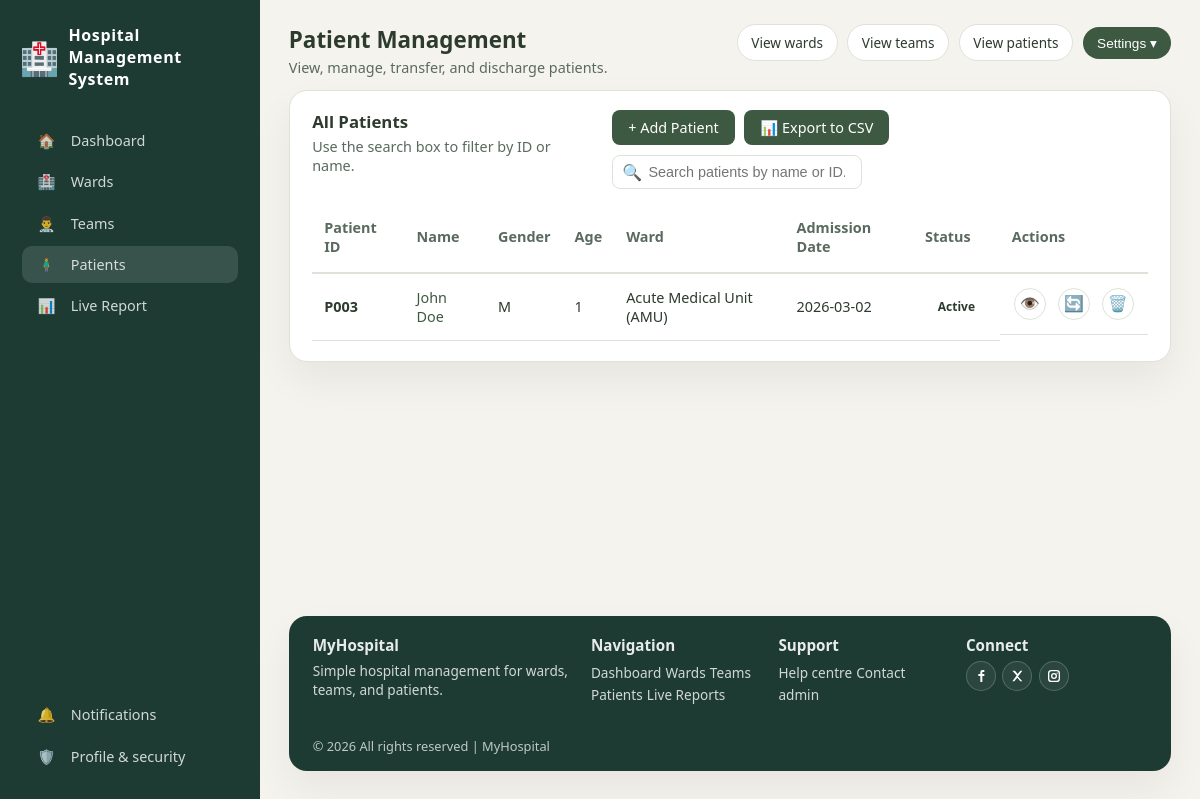
/patients (signed in), run on an earlier commit of the app's database.
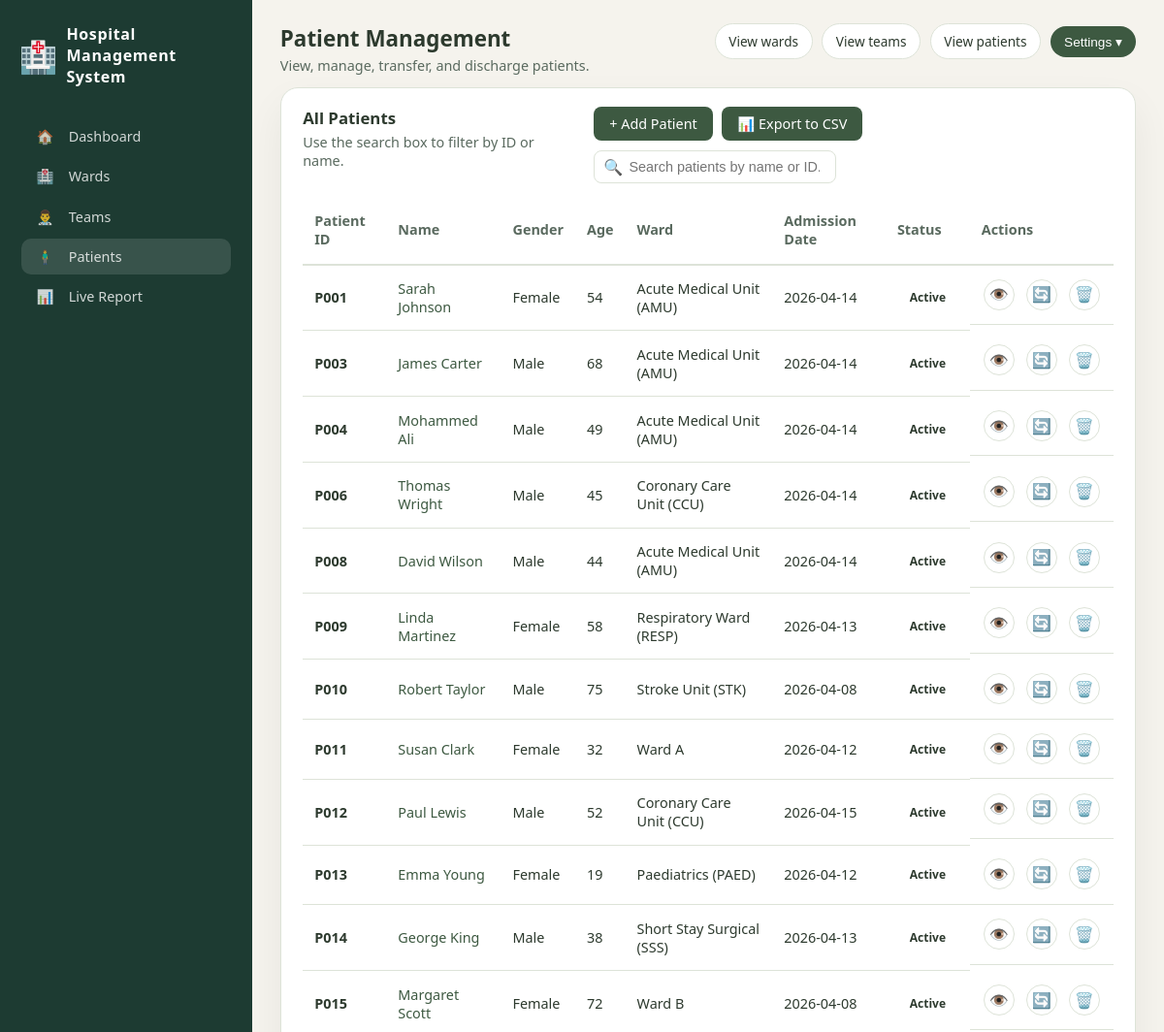
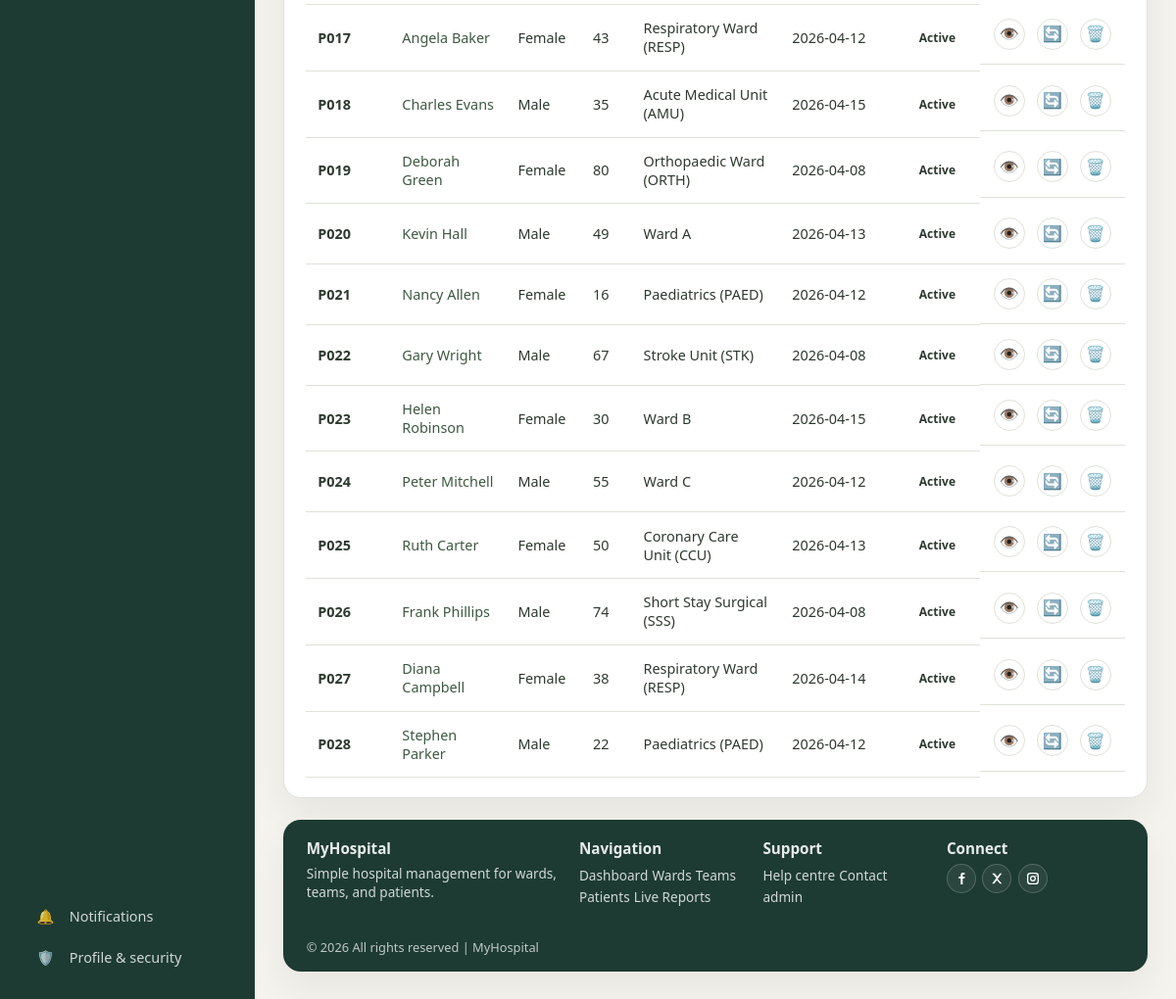
And on a later commit of the database (2 pictures, top to bottom).
### tables this page shows
CREATE TABLE patients (
            id INTEGER PRIMARY KEY AUTOINCREMENT,
            name TEXT NOT NULL,
            dob TEXT,
            age INTEGER,
            gender TEXT,
            nhs_number TEXT,
            phone TEXT,
            address TEXT,
            admission_datetime TEXT NOT NULL,
            ward_id INTEGER,
            bed TEXT NOT NULL,
            doctor_id INTEGER,
            diagnosis TEXT NOT NULL,
            notes TEXT,
            status TEXT DEFAULT 'Active',
            discharged_at TIMESTAMP,
            created_at TIMESTAMP DEFAULT CURRENT_TIMESTAMP,
            FOREIGN KEY (ward_id) REFERENCES wards (id),
            FOREIGN KEY (doctor_id) REFERENCES doctors (id)
        );

CREATE TABLE wards (
            id INTEGER PRIMARY KEY AUTOINCREMENT,
            name TEXT NOT NULL,
            code TEXT,
            type TEXT,
            capacity INTEGER NOT NULL,
            occupied INTEGER DEFAULT 0,
            lead_consultant TEXT,
            status TEXT DEFAULT 'active',
            gender_type TEXT DEFAULT 'Mixed',
            created_at TIMESTAMP DEFAULT CURRENT_TIMESTAMP
        );

### app.py (the view)
@app.route("/patients")
@login_required
def patients_page():
    conn = get_db_connection()
    patients = conn.execute("""
        SELECT p.*, w.name as ward_name, d.name as doctor_name
        FROM patients p
        LEFT JOIN wards w ON p.ward_id = w.id
        LEFT JOIN doctors d ON p.doctor_id = d.id
        WHERE p.status = 'Active'
        ORDER BY p.created_at DESC
    """).fetchall()
    wards = conn.execute("SELECT id, name, gender_type FROM wards WHERE status='active'").fetchall()
    doctors = conn.execute("SELECT id, name FROM doctors WHERE on_duty=1").fetchall()
    conn.close()
    return render_template("patient.html", patients=patients, wards=wards, doctors=doctors, now=datetime.now)

### app.py (called while the page is built)
@app.context_processor
def inject_user():
    return dict(user_role=session.get('role'), user_id=session.get('user_id'))

def login_required(f):
    @wraps(f)
    def decorated(*args, **kwargs):
        if not session.get("user_id"):
            return redirect(url_for("login_page"))
        return f(*args, **kwargs)
    return decorated

def get_db_connection():
    conn = sqlite3.connect(DATABASE_PATH)
    conn.row_factory = sqlite3.Row
    return conn

### templates/patient.html (shortened to what this page needs)
{% extends "base.html" %}
{% block extra_css %}
<link rel="stylesheet" href="/static/css/patient.css">
{% endblock %}
{% block active_patients %}active{% endblock %}
{% block page_title %}Patient Management{% endblock %}
{% block page_subtitle %}View, manage, transfer, and discharge patients.{% endblock %}
{% block top_actions %}
{{ super() }}
{% endblock %}
{% block content %}
<section class="table-card">
  <div class="table-card-header">
    <div>
      <h2>All Patients</h2>
      <p>Use the search box to filter by ID or name.</p>
    </div>
    <div class="table-actions">
      {% if user_role == 'admin' %}
      <a href="/patients/add" class="primary-btn">+ Add Patient</a>
      <a href="/reports/generate" class="primary-btn">📊 Export to CSV</a>
      {% endif %}
      <div class="search-wrapper">
        <span class="search-icon">🔍</span>
        <input type="text" id="searchInput" placeholder="Search patients by name or ID..." autocomplete="off" />
      </div>
    </div>
  </div>
  <div class="table-scroll">
    <table class="data-table" id="patientTable">
      <thead>
        <tr>
          <th>Patient ID</th>
          <th>Name</th>
          <th>Gender</th>
          <th>Age</th>
          <th>Ward</th>
          <th>Admission Date</th>
          <th>Status</th>
          <th>Actions</th>
        </tr>
      </thead>
      <tbody>
        {% for p in patients %}
        <tr>
          <td><strong>P{{ '%03d' % p.id }}</strong></td>
          <td><a href="{{ url_for('patient_detail', patient_id=p.id) }}" class="patient-link">{{ p.name }}</a></td>
          <td>{{ p.gender }}</td>
          <td>{{ p.age }}</td>
          <td>{{ p.ward_name or '—' }}</td>
          <td>{{ p.admission_datetime[:10] if p.admission_datetime else '—' }}</td>
          <td><span class="status-badge {{ p.status|lower }}">{{ p.status }}</span></td>
          <td class="actions">
            <button onclick="viewPatient('{{ p.id }}')" class="btn-action btn-view" title="View Details">👁️</button>
            {% if user_role == 'admin' %}
            <button data-patient-id="{{ p.id }}" data-patient-name="{{ p.name|e }}"
              data-patient-gender="{{ p.gender|e }}" data-current-ward="{{ (p.ward_name or '')|e }}"
              class="btn-action btn-transfer" onclick="openTransferModal(this)" title="Transfer">🔄</button>
            <button onclick="dischargePatient('{{ p.id }}', '{{ p.name|e }}')" class="btn-action btn-discharge"
              title="Discharge">🗑️</button>
            {% endif %}
          </td>
        </tr>
        {% endfor %}
      </tbody>
    </table>
  </div>
</section>
<br>
{% endblock %}

What changed in the data, as far as the page shows it:
added patients: id "001", name "Sarah Johnson", gender "Female", age "54", name "Acute Medical Unit (AMU)", admission_datetime "2026-04-14", status "Active"
changed patients "003": name "John Doe" → "James Carter"; gender "M" → "Male"; age "1" → "68"; admission_datetime "2026-03-02" → "2026-04-14"
added patients: id "004", name "Mohammed Ali", gender "Male", age "49", name "Acute Medical Unit (AMU)", admission_datetime "2026-04-14", status "Active"
added patients: id "006", name "Thomas Wright", gender "Male", age "45", name "Coronary Care Unit (CCU)", admission_datetime "2026-04-14", status "Active"
added patients: id "008", name "David Wilson", gender "Male", age "44", name "Acute Medical Unit (AMU)", admission_datetime "2026-04-14", status "Active"
added patients: id "009", name "Linda Martinez", gender "Female", age "58", name "Respiratory Ward (RESP)", admission_datetime "2026-04-13", status "Active"
added patients: id "010", name "Robert Taylor", gender "Male", age "75", name "Stroke Unit (STK)", admission_datetime "2026-04-08", status "Active"
added patients: id "011", name "Susan Clark", gender "Female", age "32", name "Ward A", admission_datetime "2026-04-12", status "Active"
added patients: id "012", name "Paul Lewis", gender "Male", age "52", name "Coronary Care Unit (CCU)", admission_datetime "2026-04-15", status "Active"
added patients: id "013", name "Emma Young", gender "Female", age "19", name "Paediatrics (PAED)", admission_datetime "2026-04-12", status "Active"
added patients: id "014", name "George King", gender "Male", age "38", name "Short Stay Surgical (SSS)", admission_datetime "2026-04-13", status "Active"
added patients: id "015", name "Margaret Scott", gender "Female", age "72", name "Ward B", admission_datetime "2026-04-08", status "Active"
added patients: id "017", name "Angela Baker", gender "Female", age "43", name "Respiratory Ward (RESP)", admission_datetime "2026-04-12", status "Active"
added patients: id "018", name "Charles Evans", gender "Male", age "35", name "Acute Medical Unit (AMU)", admission_datetime "2026-04-15", status "Active"
added patients: id "019", name "Deborah Green", gender "Female", age "80", name "Orthopaedic Ward (ORTH)", admission_datetime "2026-04-08", status "Active"
added patients: id "020", name "Kevin Hall", gender "Male", age "49", name "Ward A", admission_datetime "2026-04-13", status "Active"
added patients: id "021", name "Nancy Allen", gender "Female", age "16", name "Paediatrics (PAED)", admission_datetime "2026-04-12", status "Active"
added patients: id "022", name "Gary Wright", gender "Male", age "67", name "Stroke Unit (STK)", admission_datetime "2026-04-08", status "Active"
added patients: id "023", name "Helen Robinson", gender "Female", age "30", name "Ward B", admission_datetime "2026-04-15", status "Active"
added patients: id "024", name "Peter Mitchell", gender "Male", age "55", name "Ward C", admission_datetime "2026-04-12", status "Active"
added patients: id "025", name "Ruth Carter", gender "Female", age "50", name "Coronary Care Unit (CCU)", admission_datetime "2026-04-13", status "Active"
added patients: id "026", name "Frank Phillips", gender "Male", age "74", name "Short Stay Surgical (SSS)", admission_datetime "2026-04-08", status "Active"
added patients: id "027", name "Diana Campbell", gender "Female", age "38", name "Respiratory Ward (RESP)", admission_datetime "2026-04-14", status "Active"
added patients: id "028", name "Stephen Parker", gender "Male", age "22", name "Paediatrics (PAED)", admission_datetime "2026-04-12", status "Active"
